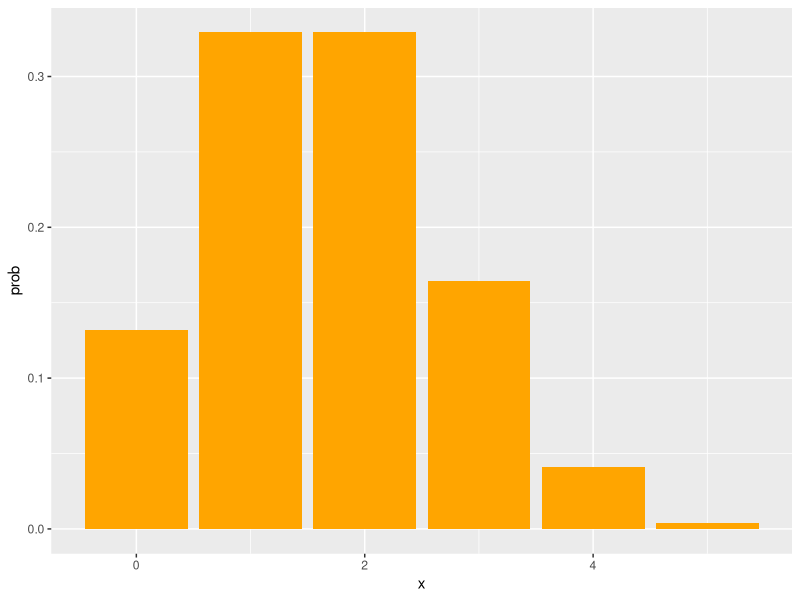

The R source for this figure:
#Binomial-----------------------------------------------------------------------
binomial=function(n, x, p){
  choose(n,x)*(p^(x))*((1-p)^(n-x))
}#binomial

#1.capacitor com prob de queimar=0.1, 10 capacitor
n=10
p=0.1
#todas as probabilidades
binomial(n, 0:10, p)

#a)prob de nenhum queimar
binomial(n, 0, p)

#b)2 queimar, 2 nao queimar
binomial(n, 2, p)
binomial(10, 2, 0.9)

#c)ao menos 1
#1-p(x=0), pega tds as probabilidade(1) e tira oq n quer (p(x=0))
1-binomial(n, 0, p)
sum(binomial(n, 1:10, p))

#d) 9 ou menos
1-binomial(n, 10, p)
sum(binomial(n, 0:9, p))

#e)media de queimados por equipamento
esperanca=n*p

#f)variancia e desvio padrao
(variancia=p*(1-p))
(desvio=sqrt(variancia))



#2.3 em 4 alunos fez curso, 16 escolhidos
n=16
p=0.75

#a)pelo menos 12
sum(binomial(n, 12:16, p))

#b)maximo 13
sum(binomial(n, 0:13, p))

#c)12
binomial(n, 12, p)

#d)80 escolhido, esperado, variancia
80*p
p*(1-p)
#dbim()

#Poisson------------------------------------------------------------------------
poisson=function(x,A){
  return((exp(-A)*A^x)/factorial(x))
}#poisson
A=5

#receber 2 ligacoes
poisson(2, A)

#receber menos d 3
sum(poisson(0:2, A))

#mais d 5
1-sum(poisson(0:5, A))
#a chance de acontecer 0:5 é tal, e de não acontecer é 1-tal

#260 em 2 dias
poisson(260, 240)

#Agora com funções prontas------------------------------------------------------
# dMODELO = probabilidade igual
# pMODELO = menor ou igual
# qMODELO = contrario do p, qual é o valor de x para tantos por cento de ser
            #menor ou igual a ele
# rMODELO = amostra aleatoria do modelo

#2 vezes do dado dar <3 em 5 tentativas
dbinom(2,5,2/6)

#todas as vezes
dbinom(0:5,5,2/6)
install.packages('ggplot2')
library(ggplot2)
bd=data.frame(0:5, dbinom(0:5,5,2/6))
names(bd)=c('x', 'prob')
bd
ggplot(bd, aes(x,prob))+geom_col(fill='orange')

#menor q 2 vezes
pbinom(2,5,2/6)

#valor de A tal q a prob de ser menor ou igual a A é 0.7901
qbinom(0.7901,5,2/6)

#amostra de tamanho 10
rbinom(10,5,2/6)

